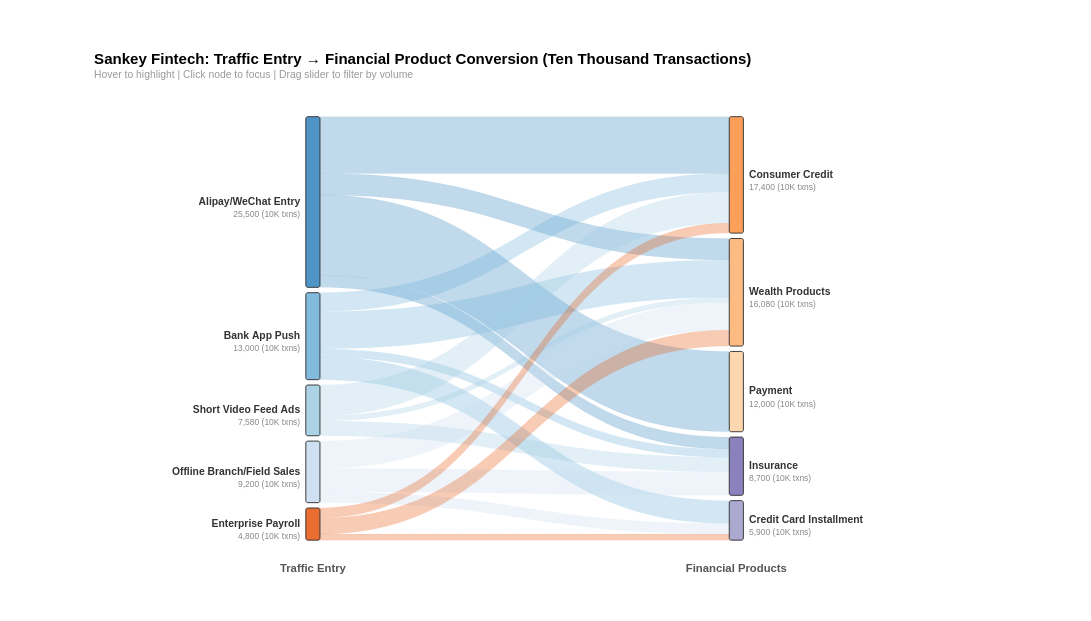

Vega-Lite specification for this chart:
### Vega specification from a JSON file in a GitHub repository (floating-point values rounded to 4 significant figures)
{"$schema": "https://vega.github.io/schema/vega/v5.json", "description": "Fintech Sankey: Traffic Entry → Financial Products", "width": 900, "height": 450, "padding": {"left": 100, "right": 160, "top": 55, "bottom": 50}, "background": "white", "_metadata": {"chart_type": "sankey_multi_stage", "title": "Sankey Fintech: Traffic Entry → Financial Product Conversion", "topic": "fintech_channel_product", "value_unit": "10K Transactions", "architecture": "data-driven layout via Vega transform pipeline (rawLinks + nodeConfig)"}, "signals": [{"name": "nodeWidth", "value": 15}, {"name": "nodeGap", "value": 800}, {"name": "threshold", "value": 0, "bind": {"input": "range", "min": 0, "max": 13000, "step": 100, "name": "Min Flow (10K txns): "}}, {"name": "nodeHover", "value": null, "on": [{"events": "@nodeRect:mouseover", "update": "datum.name"}, {"events": "@nodeRect:mouseout", "update": "null"}]}, {"name": "edgeHover", "value": null, "on": [{"events": "@edgeMark:mouseover", "update": "datum.linkId"}, {"events": "@edgeMark:mouseout", "update": "null"}]}, {"name": "selectedNode", "value": null, "on": [{"events": "@nodeRect:click!", "update": "selectedNode === datum.name ? null : datum.name"}, {"events": [{"type": "click", "markname": "resetBtn"}, {"type": "dblclick"}], "update": "null"}]}], "data": [{"name": "rawLinks", "values": [{"source": "Alipay/WeChat Entry", "target": "Consumer Credit", "value": 8500}, {"source": "Alipay/WeChat Entry", "target": "Wealth Products", "value": 3200}, {"source": "Alipay/WeChat Entry", "target": "Insurance", "value": 1800}, {"source": "Alipay/WeChat Entry", "target": "Payment", "value": 12000}, {"source": "Bank App Push", "target": "Wealth Products", "value": 5600}, {"source": "Bank App Push", "target": "Consumer Credit", "value": 2800}, {"source": "Bank App Push", "target": "Insurance", "value": 1200}, {"source": "Bank App Push", "target": "Credit Card Installment", "value": 3400}, {"source": "Short Video Feed Ads", "target": "Consumer Credit", "value": 4600}, {"source": "Short Video Feed Ads", "target": "Insurance", "value": 2200}, {"source": "Short Video Feed Ads", "target": "Wealth Products", "value": 780}, {"source": "Offline Branch/Field Sales", "target": "Wealth Products", "value": 4100}, {"source": "Offline Branch/Field Sales", "target": "Insurance", "value": 3500}, {"source": "Offline Branch/Field Sales", "target": "Credit Card Installment", "value": 1600}, {"source": "Enterprise Payroll", "target": "Wealth Products", "value": 2400}, {"source": "Enterprise Payroll", "target": "Consumer Credit", "value": 1500}, {"source": "Enterprise Payroll", "target": "Credit Card Installment", "value": 900}]}, {"name": "nodeConfig", "values": [{"name": "Alipay/WeChat Entry", "depth": 0, "order": 0}, {"name": "Bank App Push", "depth": 0, "order": 1}, {"name": "Short Video Feed Ads", "depth": 0, "order": 2}, {"name": "Offline Branch/Field Sales", "depth": 0, "order": 3}, {"name": "Enterprise Payroll", "depth": 0, "order": 4}, {"name": "Consumer Credit", "depth": 1, "order": 0}, {"name": "Wealth Products", "depth": 1, "order": 1}, {"name": "Payment", "depth": 1, "order": 2}, {"name": "Insurance", "depth": 1, "order": 3}, {"name": "Credit Card Installment", "depth": 1, "order": 4}]}, {"name": "depthLabelsData", "values": [{"depth": 0, "label": "Traffic Entry"}, {"depth": 1, "label": "Financial Products"}]}, {"name": "filteredLinks", "source": "rawLinks", "transform": [{"type": "filter", "expr": "datum.value >= threshold"}, {"type": "formula", "expr": "datum.source + ' → ' + datum.target", "as": "linkId"}]}, {"name": "linksWithOrder", "source": "filteredLinks", "transform": [{"type": "lookup", "from": "nodeConfig", "key": "name", "fields": ["source"], "as": ["srcConfig"]}, {"type": "lookup", "from": "nodeConfig", "key": "name", "fields": ["target"], "as": ["tgtConfig"]}, {"type": "formula", "expr": "datum.srcConfig.order", "as": "srcOrder"}, {"type": "formula", "expr": "datum.tgtConfig.order", "as": "tgtOrder"}, {"type": "formula", "expr": "datum.srcConfig.depth", "as": "srcDepth"}, {"type": "formula", "expr": "datum.tgtConfig.depth", "as": "tgtDepth"}]}, {"name": "outTotals", "source": "linksWithOrder", "transform": [{"type": "aggregate", "groupby": ["source"], "fields": ["value"], "ops": ["sum"], "as": ["totalOut"]}]}, {"name": "inTotals", "source": "linksWithOrder", "transform": [{"type": "aggregate", "groupby": ["target"], "fields": ["value"], "ops": ["sum"], "as": ["totalIn"]}]}, {"name": "nodePositions", "source": "nodeConfig", "transform": [{"type": "lookup", "from": "outTotals", "key": "source", "fields": ["name"], "as": ["outInfo"]}, {"type": "lookup", "from": "inTotals", "key": "target", "fields": ["name"], "as": ["inInfo"]}, {"type": "formula", "expr": "datum.outInfo ? datum.outInfo.totalOut : 0", "as": "totalOut"}, {"type": "formula", "expr": "datum.inInfo ? datum.inInfo.totalIn : 0", "as": "totalIn"}, {"type": "formula", "expr": "max(datum.totalOut, datum.totalIn)", "as": "total"}, {"type": "filter", "expr": "datum.total > 0"}, {"type": "stack", "groupby": ["depth"], "sort": {"field": "order", "order": "ascending"}, "field": "total"}, {"type": "window", "groupby": ["depth"], "sort": {"field": "order", "order": "ascending"}, "ops": ["row_number"], "as": ["rankInDepth"]}, {"type": "formula", "expr": "datum.y0 + (datum.rankInDepth - 1) * nodeGap", "as": "y0g"}, {"type": "formula", "expr": "datum.y1 + (datum.rankInDepth - 1) * nodeGap", "as": "y1g"}]}, {"name": "sourceStacked", "source": "linksWithOrder", "transform": [{"type": "window", "groupby": ["source"], "sort": {"field": "tgtOrder", "order": "ascending"}, "ops": ["sum"], "fields": ["value"], "frame": [null, 0], "as": ["srcCumEnd"]}, {"type": "formula", "expr": "datum.srcCumEnd - datum.value", "as": "srcCumStart"}]}, {"name": "targetStacked", "source": "linksWithOrder", "transform": [{"type": "window", "groupby": ["target"], "sort": {"field": "srcOrder", "order": "ascending"}, "ops": ["sum"], "fields": ["value"], "frame": [null, 0], "as": ["tgtCumEnd"]}, {"type": "formula", "expr": "datum.tgtCumEnd - datum.value", "as": "tgtCumStart"}]}, {"name": "edges", "source": "sourceStacked", "transform": [{"type": "lookup", "from": "targetStacked", "key": "linkId", "fields": ["linkId"], "as": ["tgtInfo"]}, {"type": "formula", "expr": "datum.tgtInfo ? datum.tgtInfo.tgtCumStart : 0", "as": "tgtCumStart"}, {"type": "formula", "expr": "datum.tgtInfo ? datum.tgtInfo.tgtCumEnd : datum.value", "as": "tgtCumEnd"}, {"type": "lookup", "from": "nodePositions", "key": "name", "fields": ["source"], "as": ["srcNode"]}, {"type": "lookup", "from": "nodePositions", "key": "name", "fields": ["target"], "as": ["tgtNode"]}, {"type": "filter", "expr": "datum.srcNode && datum.tgtNode"}, {"type": "formula", "expr": "datum.srcNode.y0g + datum.srcCumStart", "as": "absSy0"}, {"type": "formula", "expr": "datum.srcNode.y0g + datum.srcCumEnd", "as": "absSy1"}, {"type": "formula", "expr": "datum.tgtNode.y0g + datum.tgtCumStart", "as": "absTy0"}, {"type": "formula", "expr": "datum.tgtNode.y0g + datum.tgtCumEnd", "as": "absTy1"}, {"type": "formula", "expr": "datum.srcNode.total > 0 ? datum.value / datum.srcNode.total : 0", "as": "srcPct"}, {"type": "formula", "expr": "datum.tgtNode.total > 0 ? datum.value / datum.tgtNode.total : 0", "as": "tgtPct"}]}], "scales": [{"name": "x", "type": "point", "range": "width", "domain": [0, 1], "padding": 0.5}, {"name": "y", "type": "linear", "range": [0, {"signal": "height"}], "domain": {"data": "nodePositions", "field": "y1g"}}, {"name": "color", "type": "ordinal", "domain": {"data": "nodeConfig", "field": "name"}, "range": ["#3182bd", "#6baed6", "#9ecae1", "#c6dbef", "#e6550d", "#fd8d3c", "#fdae6b", "#fdd0a2", "#756bb1", "#9e9ac8"]}], "marks": [{"type": "path", "name": "edgeMark", "from": {"data": "edges"}, "encode": {"update": {"path": {"signal": "'M' + (scale('x', datum.srcDepth) + nodeWidth) + ',' + scale('y', datum.absSy0) + ' C' + ((scale('x', datum.srcDepth) + nodeWidth + scale('x', datum.tgtDepth)) / 2) + ',' + scale('y', datum.absSy0) + ' ' + ((scale('x', datum.srcDepth) + nodeWidth + scale('x', datum.tgtDepth)) / 2) + ',' + scale('y', datum.absTy0) + ' ' + scale('x', datum.tgtDepth) + ',' + scale('y', datum.absTy0) + ' L' + scale('x', datum.tgtDepth) + ',' + scale('y', datum.absTy1) + ' C' + ((scale('x', datum.srcDepth) + nodeWidth + scale('x', datum.tgtDepth)) / 2) + ',' + scale('y', datum.absTy1) + ' ' + ((scale('x', datum.srcDepth) + nodeWidth + scale('x', datum.tgtDepth)) / 2) + ',' + scale('y', datum.absSy1) + ' ' + (scale('x', datum.srcDepth) + nodeWidth) + ',' + scale('y', datum.absSy1) + ' Z'"}, "fill": {"scale": "color", "field": "source"}, "fillOpacity": {"signal": "selectedNode ? (datum.source === selectedNode || datum.target === selectedNode ? 0.65 : 0.04) : nodeHover ? (datum.source === nodeHover || datum.target === nodeHover ? 0.65 : 0.08) : edgeHover === datum.linkId ? 0.75 : 0.3"}, "stroke": {"scale": "color", "field": "source"}, "strokeWidth": {"value": 0.5}, "strokeOpacity": {"signal": "selectedNode ? (datum.source === selectedNode || datum.target === selectedNode ? 0.4 : 0) : nodeHover ? (datum.source === nodeHover || datum.target === nodeHover ? 0.4 : 0) : edgeHover === datum.linkId ? 0.5 : 0.1"}, "tooltip": {"signal": "datum.source + ' → ' + datum.target + ': ' + format(datum.value, ',') + ' (10K txns) (' + format(datum.srcPct, '.0%') + ' of ' + datum.source + ', ' + format(datum.tgtPct, '.0%') + ' of ' + datum.target + ')'"}, "cursor": {"value": "pointer"}}, "hover": {"fillOpacity": {"value": 0.8}}}}, {"type": "rect", "name": "nodeRect", "from": {"data": "nodePositions"}, "encode": {"enter": {"width": {"signal": "nodeWidth"}, "cornerRadius": {"value": 2}}, "update": {"x": {"scale": "x", "field": "depth"}, "y": {"scale": "y", "field": "y0g"}, "y2": {"scale": "y", "field": "y1g"}, "fill": {"scale": "color", "field": "name"}, "stroke": {"value": "#333"}, "strokeWidth": {"signal": "selectedNode === datum.name || nodeHover === datum.name ? 2 : 1"}, "fillOpacity": {"signal": "selectedNode ? (datum.name === selectedNode ? 1 : 0.25) : nodeHover === datum.name ? 1 : 0.85"}, "tooltip": {"signal": "datum.name + ': ' + format(datum.total, ',') + ' (10K txns)'"}, "cursor": {"value": "pointer"}}}}, {"type": "text", "from": {"data": "nodePositions"}, "interactive": false, "encode": {"update": {"x": {"signal": "datum.depth === 0 ? scale('x', datum.depth) - 6 : scale('x', datum.depth) + nodeWidth + 6"}, "y": {"signal": "(scale('y', datum.y0g) + scale('y', datum.y1g)) / 2"}, "align": {"signal": "datum.depth === 0 ? 'right' : 'left'"}, "text": {"field": "name"}, "fontSize": {"value": 11}, "fontWeight": {"value": "bold"}, "fill": {"value": "#333"}, "baseline": {"value": "middle"}, "opacity": {"signal": "selectedNode ? (datum.name === selectedNode ? 1 : 0.25) : 1"}}}}, {"type": "text", "from": {"data": "nodePositions"}, "interactive": false, "encode": {"update": {"x": {"signal": "datum.depth === 0 ? scale('x', datum.depth) - 6 : scale('x', datum.depth) + nodeWidth + 6"}, "y": {"signal": "(scale('y', datum.y0g) + scale('y', datum.y1g)) / 2 + 13"}, "align": {"signal": "datum.depth === 0 ? 'right' : 'left'"}, "text": {"signal": "abs(scale('y', datum.y0g) - scale('y', datum.y1g)) > 22 ? format(datum.total, ',') + ' (10K txns)' : ''"}, "fontSize": {"value": 9}, "fill": {"value": "#888"}, "baseline": {"value": "middle"}, "opacity": {"signal": "selectedNode ? (datum.name === selectedNode ? 1 : 0.25) : 1"}}}}, {"type": "text", "from": {"data": "depthLabelsData"}, "interactive": false, "encode": {"enter": {"x": {"signal": "scale('x', datum.depth) + nodeWidth / 2"}, "y": {"signal": "height + 25"}, "text": {"field": "label"}, "fontSize": {"value": 12}, "fontWeight": {"value": "bold"}, "fill": {"value": "#555"}, "baseline": {"value": "top"}, "align": {"value": "center"}}}}, {"type": "group", "data": [{"name": "showResetData", "values": [{}], "transform": [{"type": "filter", "expr": "selectedNode"}]}], "encode": {"enter": {"xc": {"signal": "width / 2"}, "y": {"value": -35}, "width": {"value": 100}, "height": {"value": 26}}}, "marks": [{"type": "group", "name": "resetBtn", "from": {"data": "showResetData"}, "encode": {"enter": {"cornerRadius": {"value": 5}, "fill": {"value": "#f5f5f5"}, "stroke": {"value": "#bbb"}, "strokeWidth": {"value": 1.5}, "height": {"field": {"group": "height"}}, "width": {"field": {"group": "width"}}, "cursor": {"value": "pointer"}}, "update": {"opacity": {"value": 1}}, "hover": {"opacity": {"value": 0.7}}}, "marks": [{"type": "text", "interactive": false, "encode": {"enter": {"xc": {"field": {"group": "width"}, "mult": 0.5}, "yc": {"field": {"group": "height"}, "mult": 0.5, "offset": 1}, "align": {"value": "center"}, "baseline": {"value": "middle"}, "fontWeight": {"value": "bold"}, "fontSize": {"value": 11}, "text": {"value": "Show All"}, "fill": {"value": "#555"}}}}]}]}], "title": {"text": "Sankey Fintech: Traffic Entry → Financial Product Conversion (Ten Thousand Transactions)", "subtitle": "Hover to highlight | Click node to focus | Drag slider to filter by volume", "fontSize": 16, "subtitleFontSize": 11, "subtitleColor": "#999", "anchor": "start"}}
